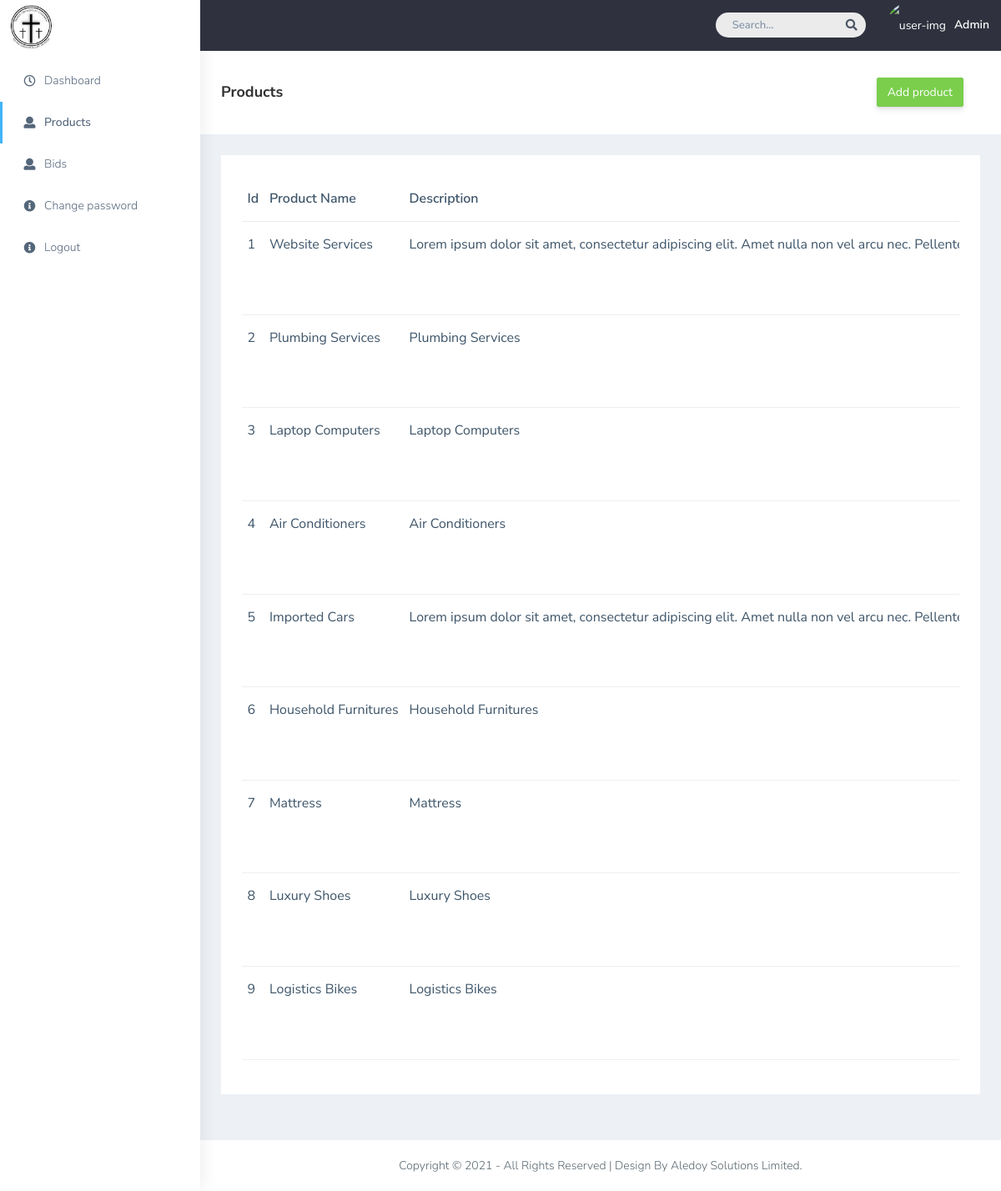
The app's page /admin/products.php (signed in) with its own data.
### tables this page shows
CREATE TABLE `products` (
  `id` int(20) NOT NULL,
  `product_name` varchar(50) NOT NULL,
  `description` blob NOT NULL,
  `image` varchar(100) NOT NULL,
  `deadline` datetime(6) DEFAULT NULL
);

### admin/products.php (the view, shortened to what this page needs)
<?php
    include ('connection/connect.php');
$query = "select * from products";
$result = mysqli_query($db, $query);
?>
<!DOCTYPE html>
<html dir="ltr" lang="en">
<head>
   <link href="css/style.min.css" rel="stylesheet">
</head>
<body>
    <div id="main-wrapper" data-layout="vertical" data-navbarbg="skin5" data-sidebartype="full"
        data-sidebar-position="absolute" data-header-position="absolute" data-boxed-layout="full">
        <header class="topbar" data-navbarbg="skin5">
            <nav class="navbar top-navbar navbar-expand-md navbar-dark">
                <div class="navbar-header" data-logobg="skin6">
                    <a class="navbar-brand" href="dashboard.php">
                        <b class="logo-icon">
                            <?php include('include/logo.php');?>
                        </b>
                        <span class="logo-text">
                        </span>
                    </a>
                </div>
                <div class="navbar-collapse collapse" id="navbarSupportedContent" data-navbarbg="skin5">
                    <ul class="navbar-nav ms-auto d-flex align-items-center">
                        <li class=" in">
                            <form action="proc-search.php" method="get" role="search" class="app-search d-none d-md-block me-3">
                                <input type="text" name="search" placeholder="Search..." class="form-control mt-0">
                                <a href="proc-search.php" class="active">
                                    <i class="fa fa-search"></i>
                                </a>
                            </form>
                        </li>
                        <li>
                            <a class="profile-pic" href="#">
                                <img src="plugins/images/users/varun.jpg" alt="user-img" width="36"
                                    class="img-circle"><span class="text-white font-medium">Admin</span></a>
                        </li>
                    </ul>
                </div>
            </nav>
        </header>
        <aside class="left-sidebar" data-sidebarbg="skin6">
            <div class="scroll-sidebar">
                <?php include('side-nav.php');?>
            </div>
        </aside>
        <div class="page-wrapper">
            <div class="page-breadcrumb bg-white">
                <div class="row align-items-center">
                    <div class="col-lg-3 col-md-4 col-sm-4 col-xs-12">
                        <h4 class="page-title">Products</h4>
                    </div>
                    <div class="col-lg-9 col-sm-8 col-md-8 col-xs-12">
                        <div class="d-md-flex">
                            <li class="text-center p-20 upgrade-btn" style="list-style-type: none;">
                            <a href="add_product.php" onclick="return confirm('Are you sure you want to add a product, make sure the product picture is in landscape format');"
                                class="btn d-grid btn-success text-white">
                                Add product</a>
                             </li>
                        </div>
                    </div>
                </div>
            </div>
            <div class="container-fluid" >
                <div class="row">
                    <div class="col-sm-12">
                        <div class="white-box">
                            <div class="table-responsive">
                                <table class="table text-nowrap">
                                    <thead>
                                        <tr>
                                        <th class="border-top-0">Id</th>
                                            <th class="border-top-0">Product Name</th>
                                            <th class="border-top-0">Description</th>
                                        </div>
                                    <tbody>
                                    <?php
                                    $num = mysqli_num_rows($result);
                                    for($i=0; $i<$num; $i++)
                                    {
                                    $row = mysqli_fetch_array($result);
                                    ?>
                                       <tr>
                                            <td><?php echo $i+1; ?></td>
                                            <td><?php echo $row['product_name']; ?></td>
                                            <td><?php echo $row['description']; ?></td>
                                        </tr>
                                    <?php } ?>
                                    </tbody>
                            </div>
                        </div>
                    </div>
                </div>
            </div>
           <?php include('include/footer.php');?>
        </div>
</body>
</html>

### records on screen
products: product_name "Website Services", description "Lorem ipsum dolor sit amet, consectetur adipiscing elit. Amet nulla non vel arcu nec.…"
products: product_name "Plumbing Services", description "Plumbing Services"
products: product_name "Laptop Computers", description "Laptop Computers"
products: product_name "Air Conditioners", description "Air Conditioners"
products: product_name "Imported Cars", description "Lorem ipsum dolor sit amet, consectetur adipiscing elit. Amet nulla non vel arcu nec.…"
products: product_name "Household Furnitures", description "Household Furnitures"
products: product_name "Mattress", description "Mattress"
products: product_name "Luxury Shoes", description "Luxury Shoes"
products: product_name "Logistics Bikes", description "Logistics Bikes"
